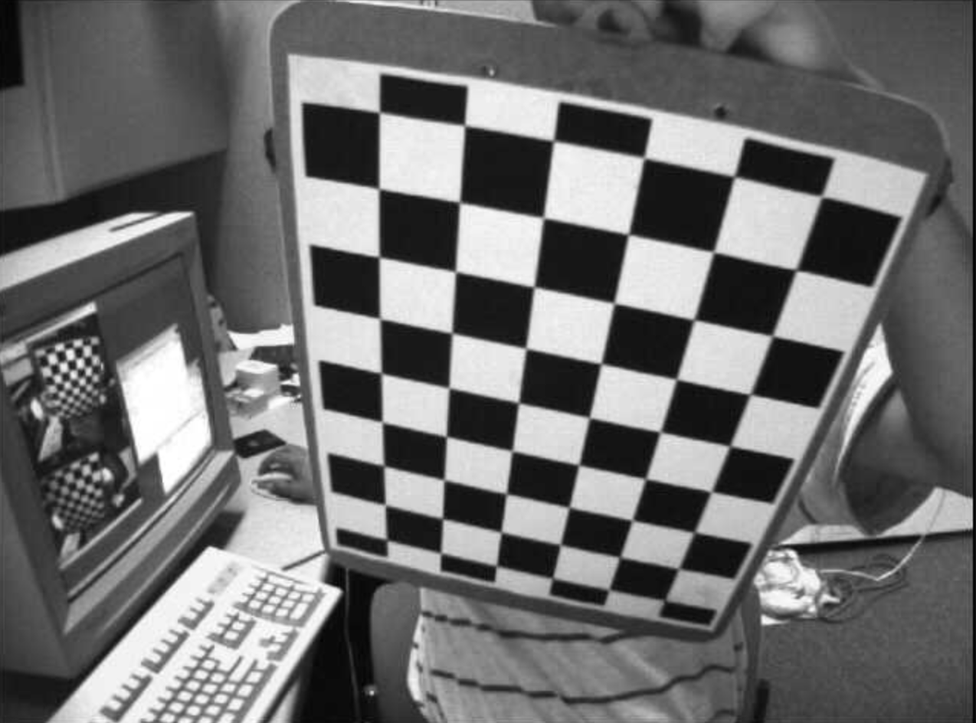
#> input picture CS5335_ROS/images/tutorial_checkerboard/2.png, 976 x 723 px, shrunk from 1274 x 944 before the run, found by its file name
$ python pose_test.py
#> lines starting #> are read from the running program, lines starting #| are printed output that depends on the picture
import numpy as np
import cv2 as cv

def draw(img, corners, imgpts):
    corner = tuple(corners[0].ravel())
    img = cv.line(img, corner, tuple(imgpts[0].ravel()), (255,0,0), 5)
    img = cv.line(img, corner, tuple(imgpts[1].ravel()), (0,255,0), 5)
    img = cv.line(img, corner, tuple(imgpts[2].ravel()), (0,0,255), 5)
    return img

def main():
    with np.load("tutorial_calibration.npz") as data:
#> (reads CS5335_ROS/src/original/tutorial_calibration.npz from the repository)
        mtx, dist = [data[i] for i in ("mtx", "dist")]

    criteria = (cv.TERM_CRITERIA_EPS + cv.TERM_CRITERIA_MAX_ITER, 30, 0.001)
    objp = np.zeros((6 * 7, 3), np.float32)
    objp[:, :2] = np.mgrid[0:7, 0:6].T.reshape(-1, 2)
    axis = np.float32([[3, 0, 0], [0, 3, 0], [0, 0, -3]]).reshape(-1, 3)

    img = cv.imread("../images/tutorial_checkerboard/2.png")
#> img is the input picture: shape (723, 976, 3); min 3, max 255, mean 110.5
    gray = cv.cvtColor(img, cv.COLOR_BGR2GRAY)
    ret, corners = cv.findChessboardCorners(gray, (7, 6), None)
#> ret = True; corners = 42 rows, first 8: [384.9, 465.2], [380.7, 420.4], [382.1, 371.6], [379, 319.5], [381, 256.2], [380.8, 190.2], [378.1, 113.9], [444, 480]
    if ret == True:
        corners2 = cv.cornerSubPix(gray, corners, (11, 11), (-1, -1), criteria)
#> corners2 = 42 rows, first 8: [383.8, 465.7], [382.2, 422.2], [381.3, 373.3], [379.9, 318.6], [379.2, 257], [378.9, 188.7], [379.4, 112.4], [444, 479.8]
        # Find the rotation and translation vectors.
        ret, rvecs, tvecs = cv.solvePnP(objp, corners2, mtx, dist)
#> rvecs = [0.61, 0.603, -1.26]; tvecs = [-4.57, 0.164, 15.59]
        # project 3D points to image plane
        imgpts, jac = cv.projectPoints(axis, rvecs, tvecs, mtx, dist)
#> imgpts = [[376.9, 315.7], [571.7, 509.4], [317.6, 632.9]]
        img = draw(img, corners2, imgpts)
#> in draw, `corner = tuple(corners[0].ravel())`: corner = (383.8, 465.7)
#> in draw, `img = cv.line(img, corner, tuple(imgpts[2].ravel()), (0,0,255), 5)`:
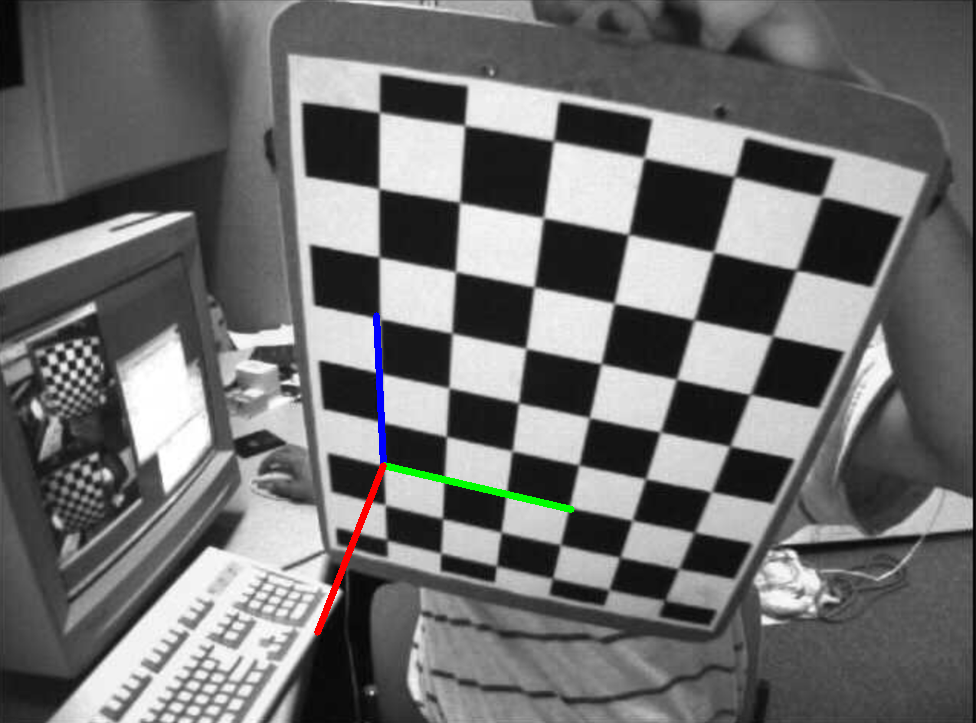
#> img: shape (723, 976, 3); mean B, G, R 110.2, 110.4, 110.3
        cv.imshow('img', img)
        cv.waitKey(0)
        cv.destroyAllWindows()

if __name__ == "__main__":
    main()
